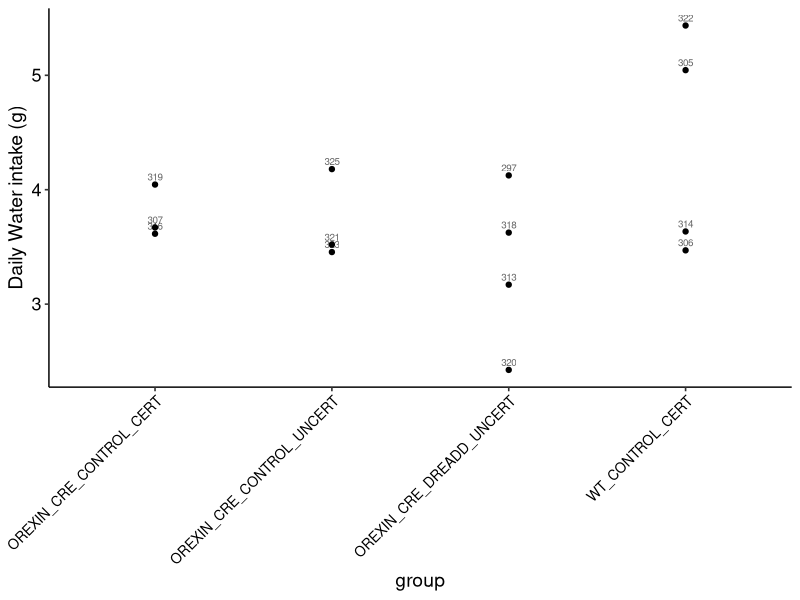

This chart was generated by the following R code:
# This script aims to explore changes water consumption in orexin-cre mice

#libraries
library(dplyr) #to use pipe
library(ggplot2) #to graph
library(readr) 
library(tidyr)  # to use drop-na()
library(ggpubr)
library(car)       # for Levene’s Test
library(tidyverse)
library(emmeans)

#format plot
format.plot <- theme_pubr() +
  theme(strip.background = element_blank(), 
        strip.text = element_blank(),
        panel.spacing.x = unit(0.1, "lines"),          
        panel.spacing.y = unit(1.5, "lines"),  
        legend.position = "none",
        axis.text = element_text(family = "Helvetica", size = 13),
        axis.title = element_text(family = "Helvetica", size = 14))

#orexin-cre mice####
##water intake####
water <- read_csv("../data/WATER_CONSUMPTION.csv") %>% 
  mutate(DATE = lubridate::mdy(DATE)) %>% 
  filter(AIM=="UNCERTAINTY") %>% 
  group_by(ID) %>% 
  mutate(WATER_GR = (WATER_START_G - WATER_END_G)) %>% 
  mutate(delta_measurement = (DATE - lag(DATE)),
          corrected_waterintake_gr = (WATER_GR / as.numeric(delta_measurement))) %>% #DAILY WATER INTAKE
    mutate(GROUP = case_when(
    ID %in% c(321, 323, 325) ~ "OREXIN_CRE_CONTROL_UNCERT",
    ID %in% c(297, 313, 318, 320) ~ "OREXIN_CRE_DREADD_UNCERT",
    ID %in% c(305, 306, 314, 322) ~ "WT_CONTROL_CERT",
    ID %in% c(307,316, 319) ~ "OREXIN_CRE_CONTROL_CERT"
  ))
n_distinct(water$ID) #here we know there is 14 animals

water %>%
  group_by(GROUP) %>% 
  summarise(mean = mean( corrected_waterintake_gr, na.rm = TRUE)) 

plot <- water  %>%
  ggplot(aes(GROUP,  corrected_waterintake_gr, group = ID)) +
  geom_point() +
  geom_line() +
   geom_smooth()+
  geom_text(aes(label = ID), vjust = -0.5, size = 2.5, alpha = 0.6) + #ID label
  labs(
    x = "group",
    y = "Daily Water intake (g)")+
  format.plot+
  theme(
    axis.text.x = element_text(angle = 45, hjust = 1, size = 10))
 plot
 
 ##one way anova ####
 # Check normality by group (Shapiro-Wilk test)
 water %>%
   group_by(GROUP) %>%
   summarise(p_value = shapiro.test(WATER_GR)$p.value) #all data normally distributed 
 # Check equal variances (Levene’s Test)
 leveneTest(WATER_GR ~ GROUP, data = water) #p = 0.6 
 #one way anoca
 anova_result <- aov(WATER_GR ~ GROUP, data = water)
 summary(anova_result)
 
 emmeans_result <- emmeans(anova_result, pairwise ~ GROUP)
 summary(emmeans_result)
 
 
